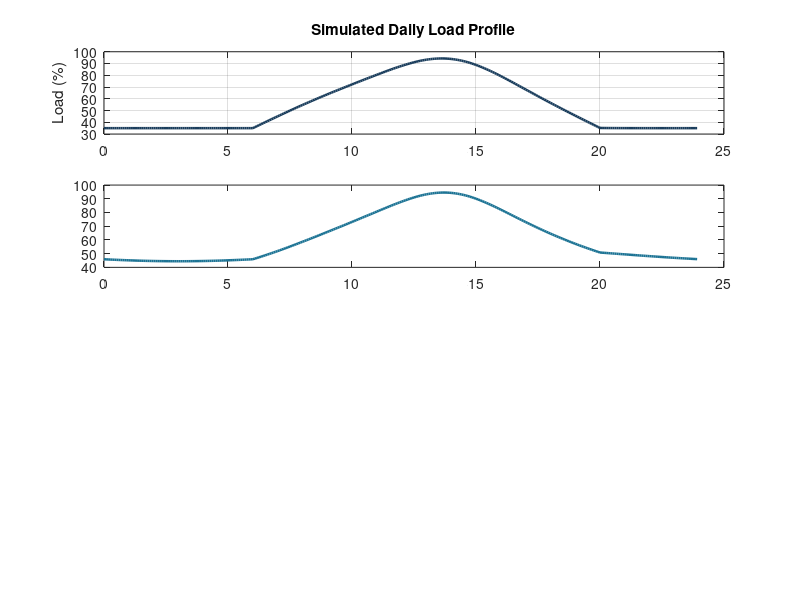

MATLAB code to generate this figure: (Note: this script raises an error after producing the figure.)
%% Transformer Life Gauge — Thermal Aging Model Simulation
% Simulates 24 hours of transformer operation and computes the live
% "Life Remaining %" using the IEEE C57.91 thermal aging model.
% No extra toolboxes required — runs on plain MATLAB.

clear; clc; close all;

%% ---- Design/reference constants (from transformer temp-rise test data) ----
% Example values for a typical ONAN-cooled distribution/mid-size power
% transformer. Replace with real design-stage values if you have them.
R          = 5;      % ratio of load loss to no-load loss at rated load
dTheta_TO  = 45;      % rated top-oil temperature rise (°C)
dTheta_HS  = 20;      % rated hot-spot-to-top-oil gradient (°C)
n_exp      = 0.8;     % oil exponent (ONAN)
m_exp      = 0.8;     % winding exponent (ONAN)
ratedLifeHours = 180000;  % IEEE C57.91 reference normal insulation life

%% ---- Build a 24-hour simulated day ----
dt_min   = 5;                          % sample interval (minutes)
t_hours  = (0:dt_min/60:24-dt_min/60)'; % time vector, 24h
nSamples = length(t_hours);

% Ambient temperature: simple daily sinusoidal swing (25°C to 35°C)
ambientTemp = 30 + 5*sin(2*pi*(t_hours-9)/24);

% Load profile K = load/rated load: typical industrial daily pattern
% (low at night, ramps up during the day, peak in afternoon)
K = 0.35 + 0.45*max(0, sin(pi*(t_hours-6)/14)) ...
        + 0.15*exp(-((t_hours-14).^2)/8);   % afternoon peak bump
K = min(K, 1.25);   % cap at 125% (occasional short overload)

%% ---- Step 1-3: run the thermal aging model over the day ----
thetaH   = zeros(nSamples,1);
F_AA     = zeros(nSamples,1);
lifeUsedPercent = zeros(nSamples,1);

cumulativeAgedHours = 0;
sampleIntervalHours = dt_min/60;

for i = 1:nSamples
    % Step 1: winding hot-spot temperature
    oilRise = dTheta_TO * ((1 + K(i)^2 * R)/(1 + R))^n_exp;
    hsRise  = dTheta_HS * K(i)^(2*m_exp);
    thetaH(i) = ambientTemp(i) + oilRise + hsRise;

    % Step 2: aging acceleration factor (thermally upgraded paper, 110°C ref)
    F_AA(i) = exp( (15000/383) - (15000/(thetaH(i)+273)) );

    % Step 3: accumulate loss of life
    cumulativeAgedHours = cumulativeAgedHours + F_AA(i)*sampleIntervalHours;
    lifeUsedPercent(i) = (cumulativeAgedHours / ratedLifeHours) * 100;
end

lifeRemainingPercent = 100 - lifeUsedPercent;

%% ---- Results summary (this is your "gauge" reading) ----
fprintf('--- Transformer Life Gauge: 24-Hour Simulation Summary ---\n');
fprintf('Peak hot-spot temperature reached : %.1f C\n', max(thetaH));
fprintf('Peak aging acceleration factor    : %.2fx normal rate\n', max(F_AA));
fprintf('Life consumed in this 24h period  : %.5f %%\n', lifeUsedPercent(end));
fprintf('Life Remaining (gauge reading)    : %.4f %%\n', lifeRemainingPercent(end));

%% ---- Bonus: Dynamic Loading Advisor "what-if" ----
overloadK       = 1.3;      % proposed emergency overload (130%)
overloadHours   = 4;        % proposed duration
oilRise_o = dTheta_TO * ((1 + overloadK^2*R)/(1+R))^n_exp;
hsRise_o  = dTheta_HS * overloadK^(2*m_exp);
thetaH_o  = mean(ambientTemp) + oilRise_o + hsRise_o;
F_AA_o    = exp( (15000/383) - (15000/(thetaH_o+273)) );
extraLifeLoss = (F_AA_o * overloadHours / ratedLifeHours) * 100;

fprintf('\n--- Dynamic Loading Advisor ---\n');
fprintf('Proposed: %.0f%% load for %d hours\n', overloadK*100, overloadHours);
fprintf('Resulting hot-spot temperature    : %.1f C\n', thetaH_o);
fprintf('Estimated extra life cost          : %.5f %% of total life\n', extraLifeLoss);

%% ---- Plots (your "live dashboard", offline version) ----
figure('Name','Transformer Life Gauge Simulation','Position',[100 100 900 700]);

subplot(4,1,1);
plot(t_hours, K*100, 'LineWidth', 1.8, 'Color', [0.1 0.24 0.36]);
ylabel('Load (%)'); title('Simulated Daily Load Profile'); grid on;

subplot(4,1,2);
plot(t_hours, thetaH, 'LineWidth', 1.8, 'Color', [0.11 0.45 0.58]);
yline(110, '--r', 'Rated Hot-Spot (110C)');
ylabel('Hot-Spot Temp (C)'); title('Estimated Winding Hot-Spot Temperature'); grid on;

subplot(4,1,3);
plot(t_hours, F_AA, 'LineWidth', 1.8, 'Color', [0.95 0.65 0.29]);
yline(1, '--k', 'Normal Aging Rate');
ylabel('F_{AA}'); title('Aging Acceleration Factor'); grid on;

subplot(4,1,4);
plot(t_hours, lifeRemainingPercent, 'LineWidth', 2.2, 'Color', [0.11 0.62 0.39]);
ylabel('Life Remaining (%)'); xlabel('Time (hours)');
title('Live "Life Remaining" Gauge Trend Over the Day'); grid on;

sgtitle('Transformer Life Gauge — Offline Simulation (MATLAB)');
